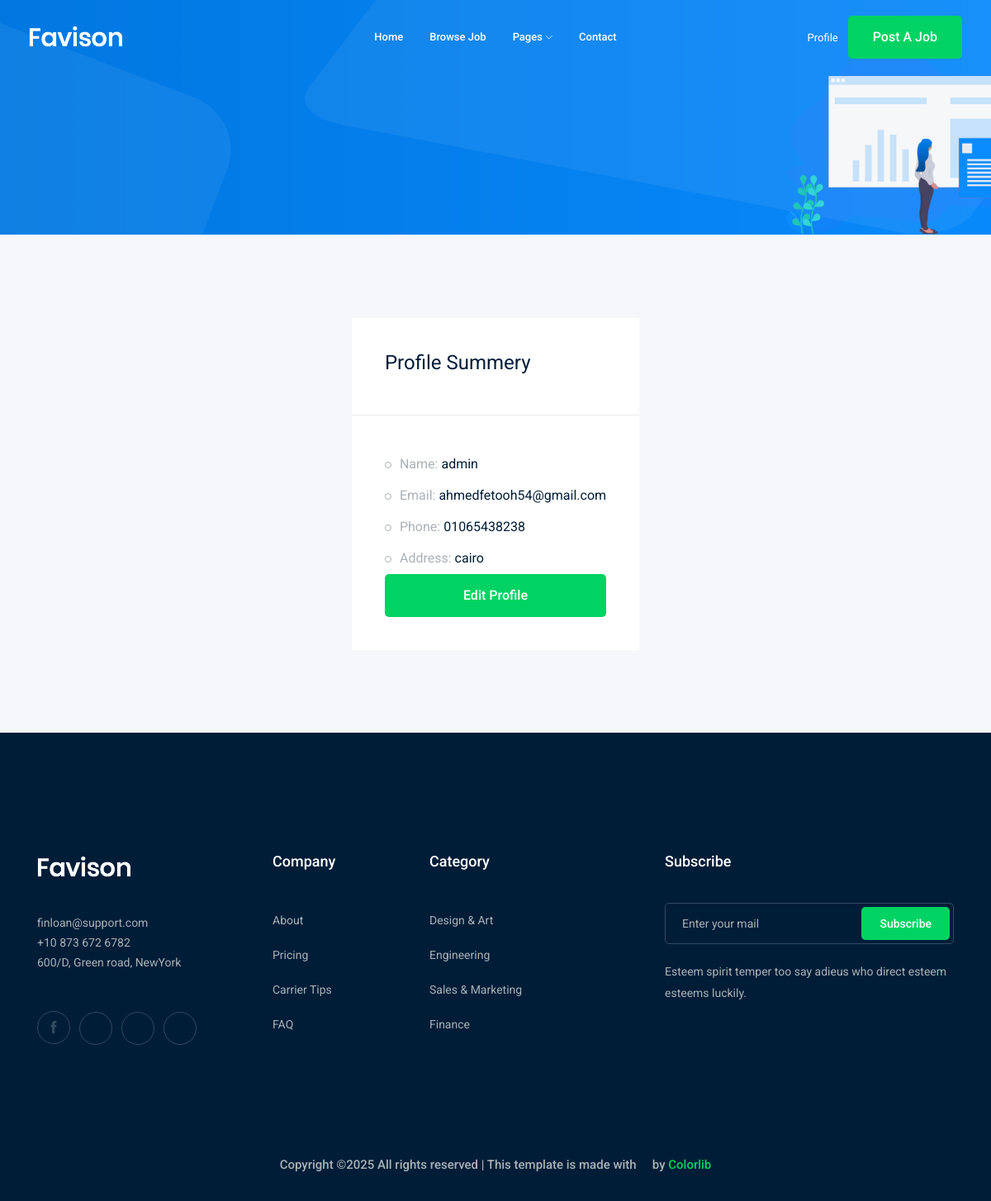
The app's page /accounts/profile (signed in), older data.
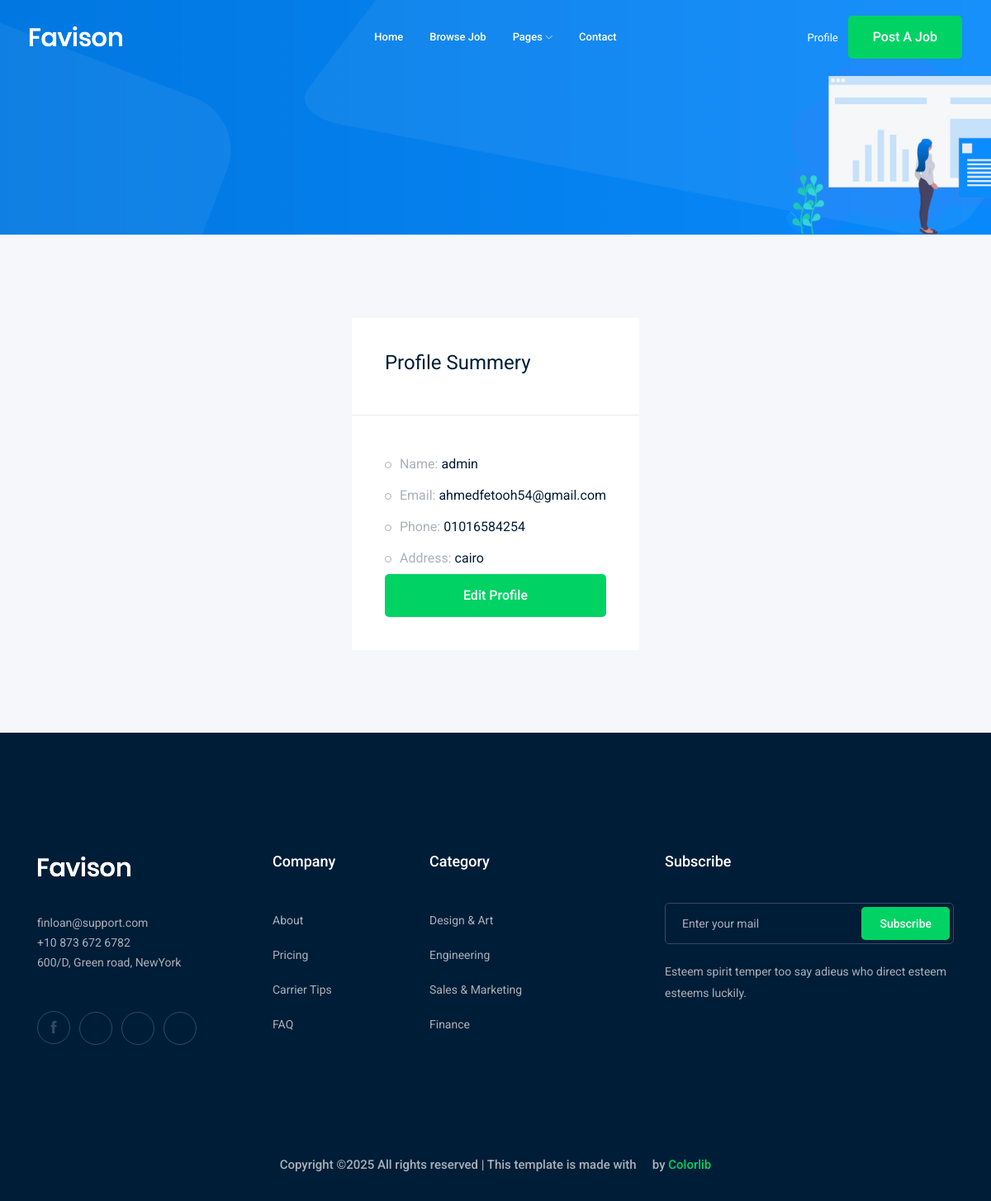
The same page, newer data.
### accounts/models.py (models this page shows)
class Profile(models.Model):
    user = models.OneToOneField(User,on_delete=models.CASCADE)
    city = models.ForeignKey(City,related_name='user_city',on_delete=models.CASCADE,null=True,blank=True)
    phone_number = models.CharField(max_length=15)
    image = models.ImageField(upload_to='profile/')
    def  __str__(self):
        return str(self.user)

class City(models.Model):
    name = models.CharField(max_length=30)
    def __str__(self):
        return self.name

### accounts/views.py (the view)
# urls.py: path('profile',views.profile,name='profile'),
def profile(request):
    profile = Profile.objects.get(user=request.user)
    return render(request,'accounts/profile.html',{'profile':profile})

### accounts/templates/accounts/profile.html (shortened to what this page needs)
{% extends 'base.html' %}
{% load bootstrap5 %}
{% block body %}
    <div class="bradcam_area bradcam_bg_1">
        <div class="container">
            <div class="row">
                <div class="col-xl-12">
                </div>
            </div>
        </div>
    </div>
    <div class="job_details_area">
        <div class="container">
            <div class="row">
                <div class="col-lg- mx-auto">
                    <div class="job_sumary">
                        <div class="summery_header">
                            <h3>Profile Summery</h3>
                        </div>
                        <div class="job_content">
                            <ul>
                                <li>Name: <span>{{profile}}</span></li>
                                <li>Email: <span>{{profile.user.email}}</span></li>
                                <li>Phone: <span>{{profile.phone_number}}</span></li>
                                <li>Address: <span>{{profile.city}}</span></li>
                            </ul>
                            <div>
                                <a href="{% url 'accounts:profile_edit' %}" class="boxed-btn3 w-100">Edit Profile</a>
                            </div>
                        </div>
                    </div>
                </div>
            </div>
        </div>
    </div>
{% endblock body %}

Row changes from the older to the newer data that the page shows:
changed Profile "admin": phone_number "01065438238" → "01016584254"
